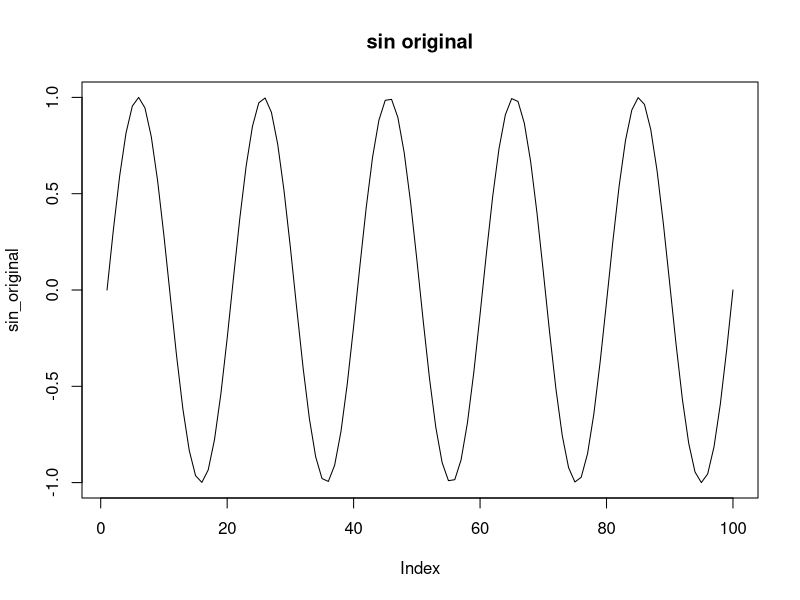
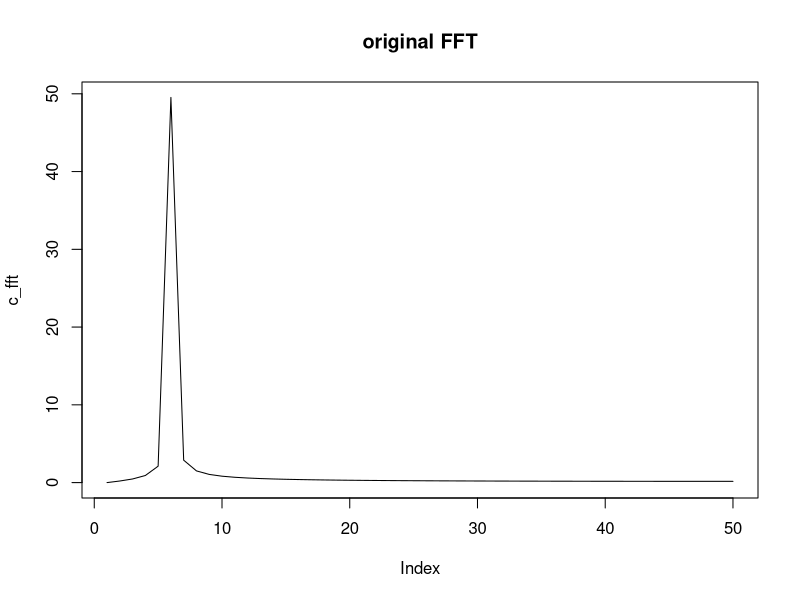
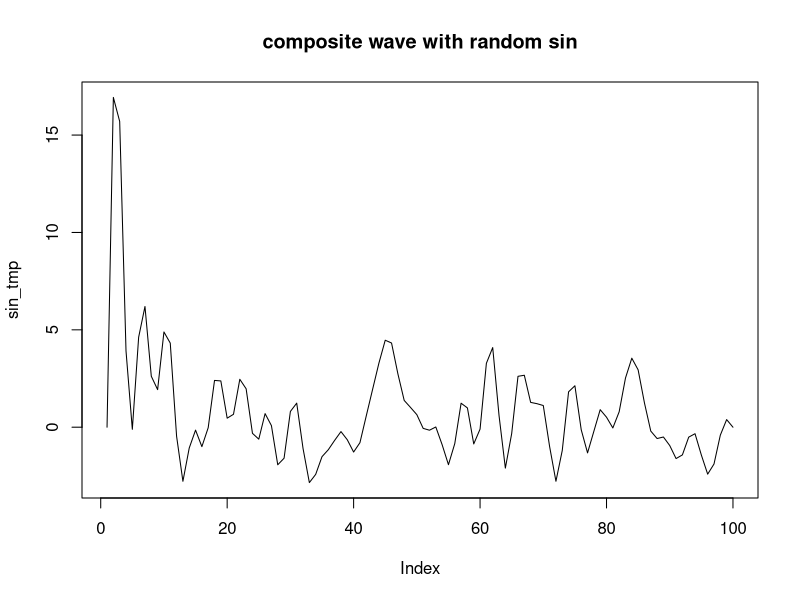
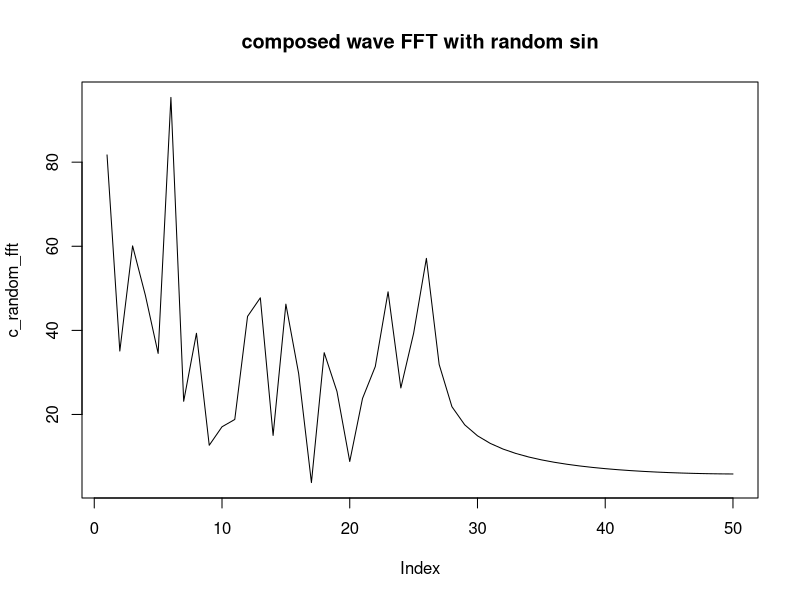
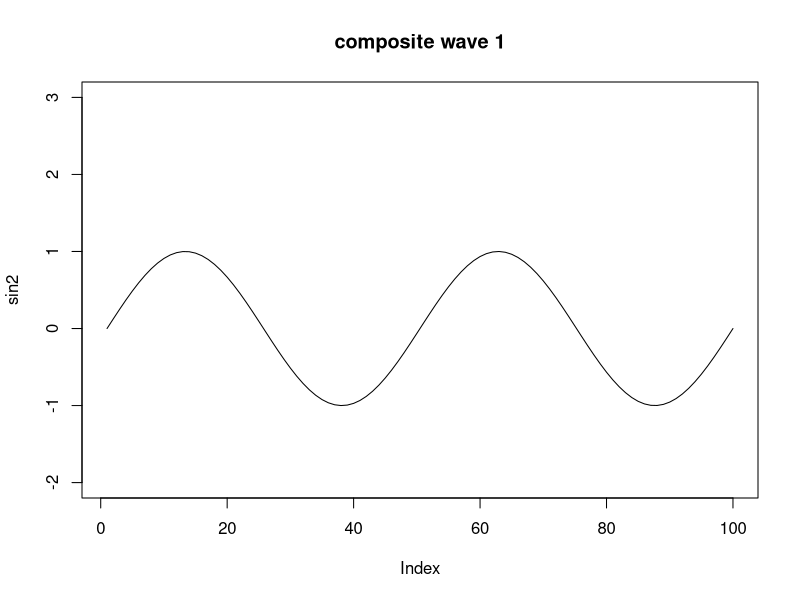
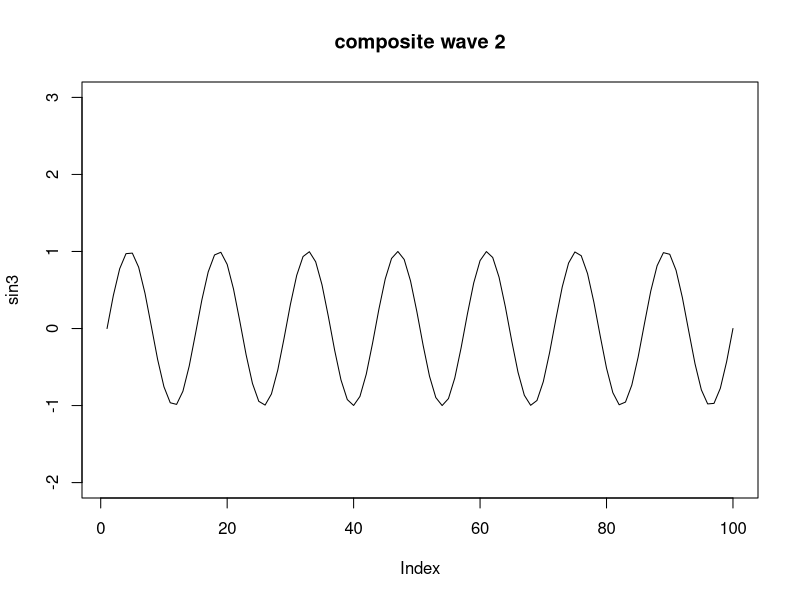
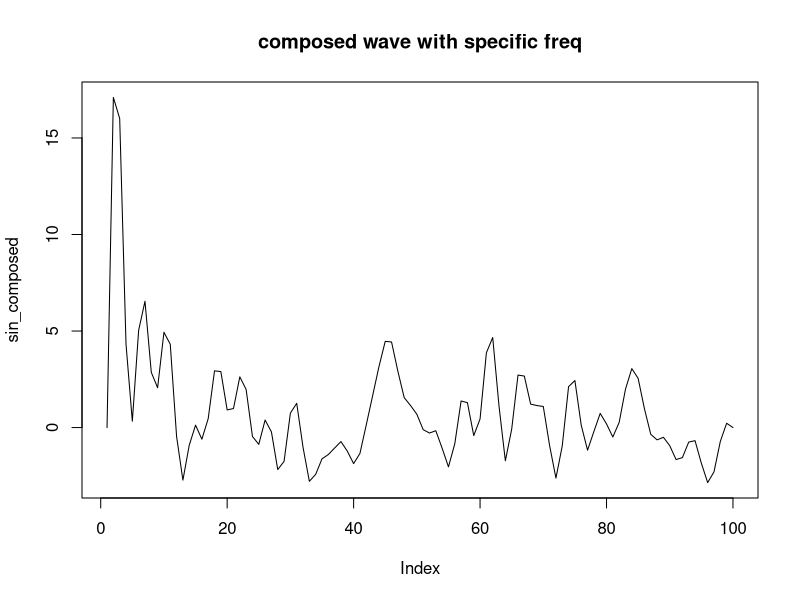
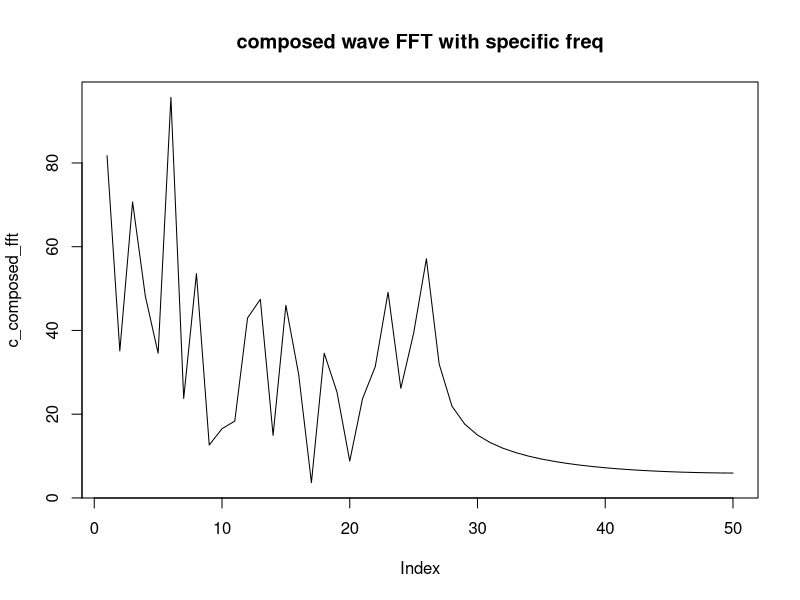

Reproduce these figures in R, in order.
#original
x <- seq(0, 10 * pi, length=100)
sin_original <- sin(x)
plot(sin_original, type="l", main="sin original")

#fft original wave
c <- fft(sin_original)
c_len <- round(length(c)/2)
c_fft <- Mod(c)[1:c_len]
plot(c_fft, type="l", main="original FFT")

# add random sin
sin_tmp <- sin_original
for (freq in seq(0, c_len, by=1)){
  x <- seq(0, freq * pi, length=100)
  sin_add <- sin(x)
  sin_tmp <-sin_tmp + runif(1) * sin_add
}
plot(sin_tmp, type="l", main="composite wave with random sin")
c_random <- fft(sin_tmp)
c_random_fft <- Mod(c_random)[1:c_len]
plot(c_random_fft, type="l", main="composed wave FFT with random sin")

#composite target 1
x2 <- seq(0, 4 * pi, length=100)
sin2 <- sin(x2)
plot(sin2, type="l", ylim=c(-2, 3), main="composite wave 1")

#composite target 2
x3 <- seq(0, 14 * pi, length=100)
sin3 <- sin(x3)
plot(sin3, type="l", ylim=c(-2, 3), main="composite wave 2")

#wave composition
sin_composed <- sin_tmp + 0.3*sin2 + 0.3*sin3
plot(sin_composed, type="l", main="composed wave with specific freq")

#fft composed wave 
c_composed <- fft(sin_composed)
c_composed_fft <- Mod(c_composed)[1:c_len]
plot(c_composed_fft, type="l", main="composed wave FFT with specific freq")

